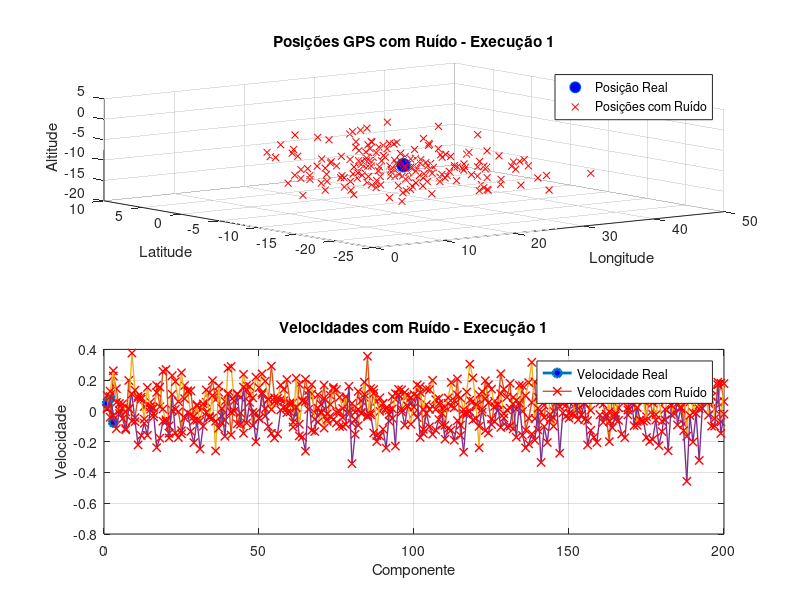
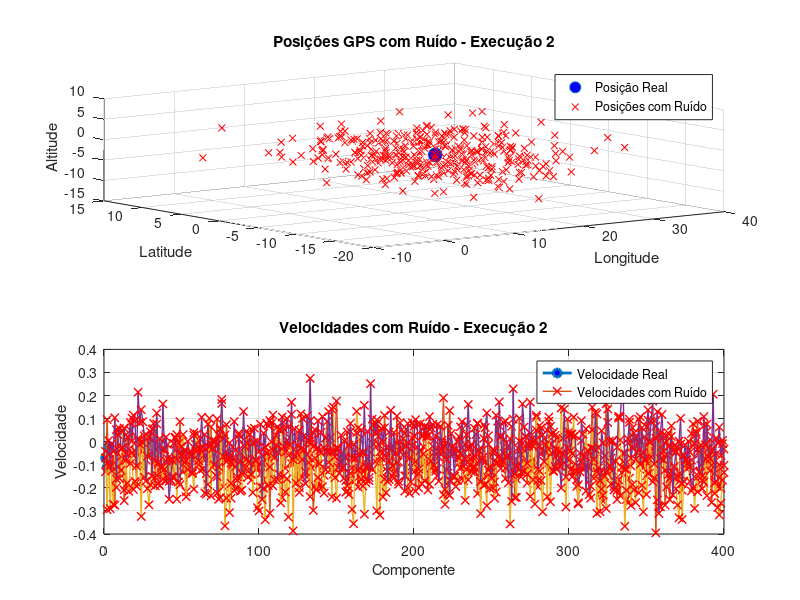
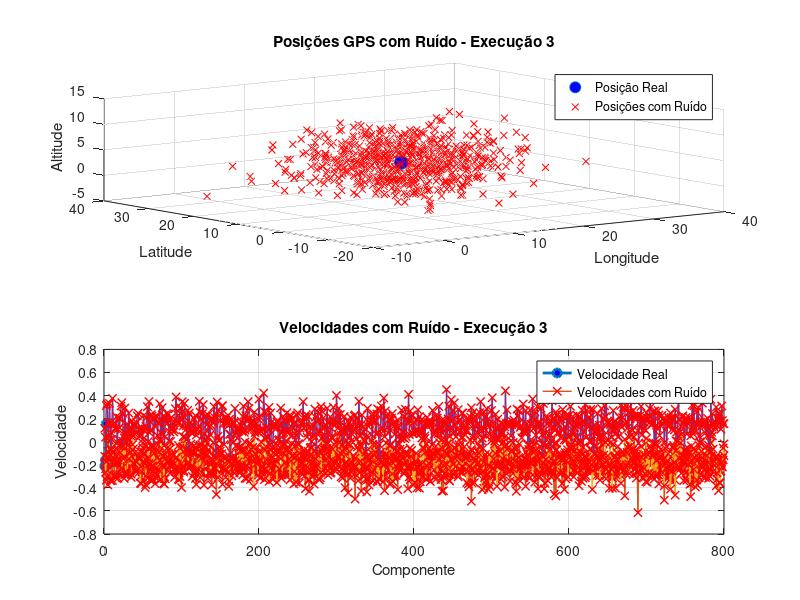
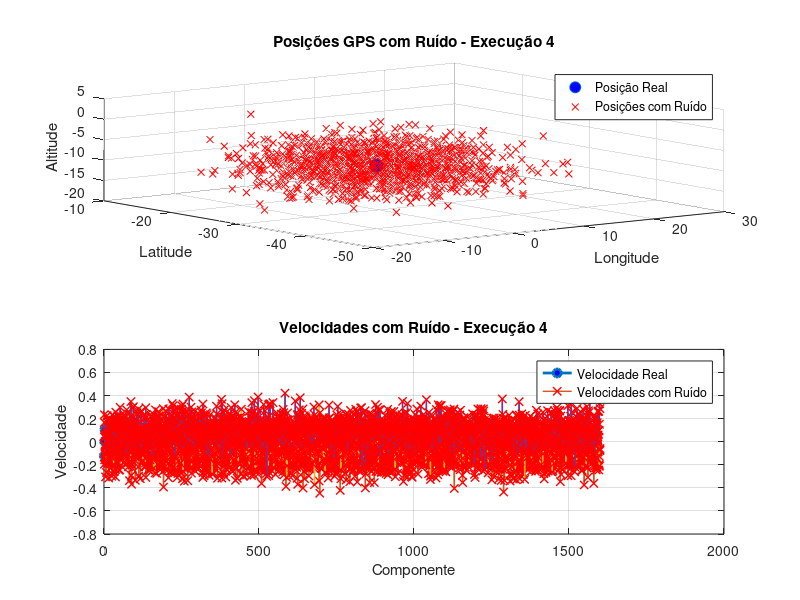

Write MATLAB code to recreate these figures, in order.
%Esse código recebe os valores de posição e velocidade a serem obtidos por
%um GPS e adiciona ruido nesses valores, observamos que conforme aumentamos
%o npumero de pontos gerados à cada execução convergimos o desvio padrão
%das amostras aos desvios esperados para a posição e velocidade em cada
%eixo do drone.

% Parâmetros de ruído
std_dev_pos_hor = 6.0;
std_dev_pos_ver = 3.0;
std_dev_vel_hor = 0.1;
std_dev_vel_ver = 0.1;

% Número de pontos a serem gerados
num_pontos_base = 100;

% Número de execuções
num_execucoes = 4;

for k = 1:num_execucoes
    % Ajuste o número de pontos para cada execução
    num_pontos = num_pontos_base * 2^k;

    % Posição GPS real (latitude, longitude, altitude)
    posicao_real = [randn * 10, randn * 10, randn * 10];

    % Velocidade GPS real (latitude, longitude, altitude)
    velocidade_real = [randn * 0.1, randn * 0.1, randn * 0.1];

    % Inicialização dos vetores para armazenar as posições e velocidades com ruído
    posicoes_com_ruido = zeros(num_pontos, 3);
    velocidades_com_ruido = zeros(num_pontos, 3);

    % Loop para gerar as posições e velocidades com ruído
    for i = 1:num_pontos
        % Adiciona ruído às componentes horizontal e vertical da posição
        posicao_com_ruido = posicao_real + [std_dev_pos_hor * randn, std_dev_pos_hor * randn, std_dev_pos_ver * randn];

        % Adiciona ruído às componentes horizontal e vertical da velocidade
        velocidade_com_ruido = velocidade_real + [std_dev_vel_hor * randn, std_dev_vel_hor * randn, std_dev_vel_ver * randn];

        % Armazena a posição e velocidade com ruído nos vetores
        posicoes_com_ruido(i, :) = posicao_com_ruido;
        velocidades_com_ruido(i, :) = velocidade_com_ruido;
    end

    % Cálculo dos desvios padrão
    desvio_padrao_pos_horizontal_x = std(posicoes_com_ruido(:, 1)); % Componente x
    desvio_padrao_pos_horizontal_y = std(posicoes_com_ruido(:, 2)); % Componente y
    desvio_padrao_pos_vertical = std(posicoes_com_ruido(:, 3));
    desvio_padrao_vel_horizontal_x = std(velocidades_com_ruido(:, 1)); % Componente x
    desvio_padrao_vel_horizontal_y = std(velocidades_com_ruido(:, 2)); % Componente y
    desvio_padrao_vel_vertical = std(velocidades_com_ruido(:, 3));

    % Exibe os desvios padrão das posições
    disp(['Desvio Padrão Posições Horizontal (Componente x) (Execução ', num2str(k), '): ', num2str(desvio_padrao_pos_horizontal_x), ' metros']);
    disp(['Desvio Padrão Posições Horizontal (Componente y) (Execução ', num2str(k), '): ', num2str(desvio_padrao_pos_horizontal_y), ' metros']);
    disp(['Desvio Padrão Posições Vertical (Execução ', num2str(k), '): ', num2str(desvio_padrao_pos_vertical), ' metros']);

    % Exibe os desvios padrão das velocidades
    disp(['Desvio Padrão Velocidades Horizontal (Componente x) (Execução ', num2str(k), '): ', num2str(desvio_padrao_vel_horizontal_x), ' (m/s)']);
    disp(['Desvio Padrão Velocidades Horizontal (Componente y) (Execução ', num2str(k), '): ', num2str(desvio_padrao_vel_horizontal_y), ' (m/s)']);
    disp(['Desvio Padrão Velocidades Vertical (Execução ', num2str(k), '): ', num2str(desvio_padrao_vel_vertical), ' (m/s)']);
    
    % Plotagem das posições e velocidades em 3D
    figure;

    % Plotagem das posições
    subplot(2, 1, 1);
    plot3(posicao_real(2), posicao_real(1), posicao_real(3), 'o', 'MarkerSize', 10, 'MarkerFaceColor', 'b');
    hold on;
    plot3(posicoes_com_ruido(:, 2), posicoes_com_ruido(:, 1), posicoes_com_ruido(:, 3), 'x', 'MarkerSize', 5, 'MarkerEdgeColor', 'r');
    hold off;
    title(['Posições GPS com Ruído - Execução ', num2str(k)]);
    xlabel('Longitude');
    ylabel('Latitude');
    zlabel('Altitude');
    legend('Posição Real', 'Posições com Ruído');
    grid on;

    % Plotagem das velocidades
    subplot(2, 1, 2);
    plot(velocidade_real, 'o-', 'LineWidth', 2, 'MarkerFaceColor', 'b');
    hold on;
    plot(velocidades_com_ruido, 'x-', 'LineWidth', 1, 'MarkerEdgeColor', 'r');
    hold off;
    title(['Velocidades com Ruído - Execução ', num2str(k)]);
    xlabel('Componente');
    ylabel('Velocidade');
    legend('Velocidade Real', 'Velocidades com Ruído');
    grid on;

    % Pausa para visualização (opcional)
    pause(1);
end
